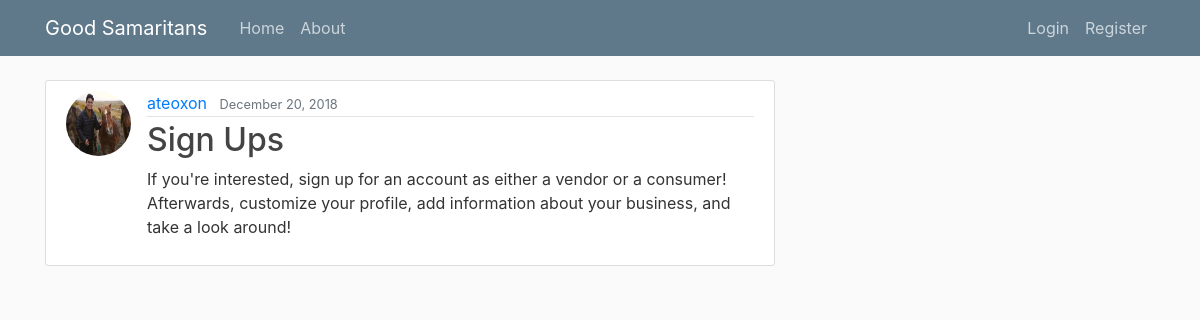
The app's page /post/2/ with its own data.
### blog/models.py (models this page shows, shortened)
class Post(models.Model):
    title = models.CharField(max_length=100)
    content = models.TextField()
    date_posted = models.DateTimeField(default=timezone.now)
    author = models.ForeignKey(User, on_delete=models.CASCADE)

### users/models.py (models this page shows, shortened)
class Profile(models.Model):
    user = models.OneToOneField(User, on_delete=models.CASCADE) #on delete: when user is deleted, delete profile / when profile is deleted, do not delete user
    image = models.ImageField(default='default.jpg',upload_to='profile_pics')

### blog/views.py (the view)
# urls.py: path('post/<int:pk>/', PostDetailView.as_view(), name='post-detail'),
class PostDetailView(DetailView):
    model = Post

### blog/templates/blog/post_detail.html (shortened to what this page needs)
{% extends "blog/base.html" %}
{% block content %}
  <article class="media content-section">
    <img class="rounded-circle article-img" src="{{ object.author.profile.image.url }}">
    <div class="media-body">
      <div class="article-metadata">
        <a class="mr-2" href="{% url 'user-posts' post.author.username %}">{{ object.author }}</a>
        <small class="text-muted">{{ object.date_posted|date:"F d, Y" }}</small>
      </div>
      <h2 class="article-title">{{ object.title }}</h2>
      <p class="article-content">{{ object.content }}</p>
    </div>
  </article>
{% endblock content %}

### blog/static/blog/main.css (style rules this page uses)
body { background: #fafafa; color: #333333; margin-top: 5rem; }
h1, h2, h3, h4, h5, h6 { color: #444444; }
.content-section { background: #ffffff; padding: 10px 20px; border: 1px solid #dddddd; border-radius: 3px; margin-bottom: 20px; }
.article-title { color: #444444; }
.article-content { white-space: pre-line; }
.article-img { height: 65px; width: 65px; margin-right: 16px; }
.article-metadata { padding-bottom: 1px; margin-bottom: 4px; border-bottom: 1px solid #e3e3e3 }

### records on screen
Post: author.profile.image (picture), author "ateoxon", date_posted "December 20, 2018", title "Sign Ups", content "If you're interested, sign up for an account as either a vendor or a consumer! Afterwards, customize your profile, add information about your business, and take a look around!"
